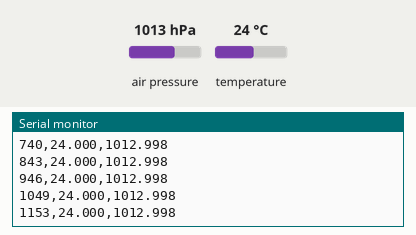
Simulated run of this sketch. Board: Arduino Uno, built with avr-gcc and run on an emulated ATmega328P. Shown: the last lines printed to the serial monitor. Wiring (inferred from the names in the program): BME280 sensor at I2C address 0x76. The test bench sets the inputs (shaded band); at power-on: air pressure 1013 hPa, temperature 24 °C.

Above: at 1.2 s.
1.3 s: air pressure set to 952 hPa
At 1.36 s:
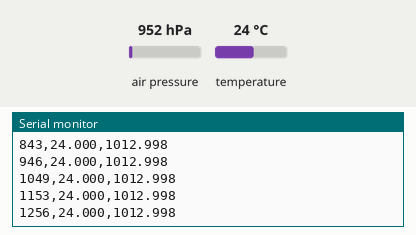
2.8 s: temperature set to 12 °C
At 2.81 s:
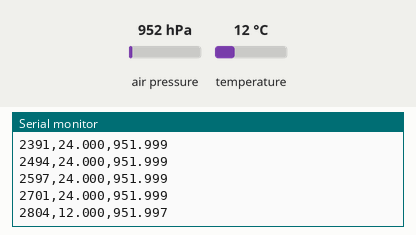
5.8 s: air pressure set to 975 hPa
At 5.8 s:
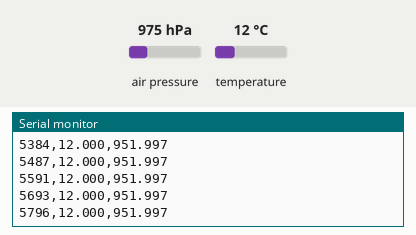
Timing chart, 0 to 8.8 s (numbered marks = the images above; inputs shaded):
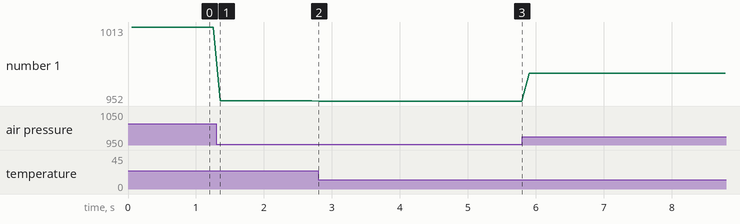

The sketch:

ph16-altitude-pressure.ino
```cpp
// @pin A4=A4
// @pin A5=A5
#include <Wire.h>
// 고도 변화와 기압
// @baud 9600
// @tunable samplingIntervalMs
unsigned long samplingIntervalMs = 100;

const byte BME=0x76;
uint16_t digT1,digP1;
int16_t digT2,digT3,digP2,digP3,digP4,digP5,digP6,digP7,digP8,digP9;
byte digH1,digH3;
int16_t digH2,digH4,digH5;
int8_t digH6;
int32_t tFine;
byte bmeRead8(byte reg) {
  Wire.beginTransmission(BME);
  Wire.write(reg);
  Wire.endTransmission(false);
  Wire.requestFrom(BME,(byte)1);
  return Wire.read();
}
uint16_t bmeRead16LE(byte reg) {
  uint16_t lo=bmeRead8(reg),hi=bmeRead8(reg+1);
  return lo|(hi<<8);
}
int16_t bmeReadS16LE(byte reg) {
  return (int16_t)bmeRead16LE(reg);
}
uint32_t bmeRead20(byte reg) {
  Wire.beginTransmission(BME);
  Wire.write(reg);
  Wire.endTransmission(false);
  Wire.requestFrom(BME,(byte)3);
  byte msb=Wire.read();
  byte lsb=Wire.read();
  byte xlsb=Wire.read();
  return ((uint32_t)msb<<12)|((uint16_t)lsb<<4)|(xlsb>>4);
}
void bmeWrite8(byte reg,byte value) {
  Wire.beginTransmission(BME);
  Wire.write(reg);
  Wire.write(value);
  Wire.endTransmission();
}
bool bmeBegin() {
  if(bmeRead8(0xD0)!=0x60)return false;
  digT1=bmeRead16LE(0x88);
  digT2=bmeReadS16LE(0x8A);
  digT3=bmeReadS16LE(0x8C);
  digP1=bmeRead16LE(0x8E);
  digP2=bmeReadS16LE(0x90);
  digP3=bmeReadS16LE(0x92);
  digP4=bmeReadS16LE(0x94);
  digP5=bmeReadS16LE(0x96);
  digP6=bmeReadS16LE(0x98);
  digP7=bmeReadS16LE(0x9A);
  digP8=bmeReadS16LE(0x9C);
  digP9=bmeReadS16LE(0x9E);
  digH1=bmeRead8(0xA1);
  digH2=bmeReadS16LE(0xE1);
  digH3=bmeRead8(0xE3);
  byte e4=bmeRead8(0xE4),e5=bmeRead8(0xE5),e6=bmeRead8(0xE6);
  digH4=((int16_t)(int8_t)e4<<4)|(e5&15);
  digH5=((int16_t)(int8_t)e6<<4)|(e5>>4);
  digH6=(int8_t)bmeRead8(0xE7);
  bmeWrite8(0xF2,1);
  bmeWrite8(0xF4,0x27);
  bmeWrite8(0xF5,0xA0);
  return true;
}
float bmeTemperatureC() {
  int32_t adc=bmeRead20(0xFA);
  int32_t v1=((((adc>>3)-((int32_t)digT1<<1)))*digT2)>>11;
  int32_t v2=(((((adc>>4)-digT1)*((adc>>4)-digT1))>>12)*digT3)>>14;
  tFine=v1+v2;
  return ((tFine*5+128)>>8)/100.0;
}
float bmePressureHpa() {
  int64_t v1=(int64_t)tFine-128000,v2=v1*v1*digP6;
  v2+=((v1*digP5)<<17);
  v2+=((int64_t)digP4<<35);
  v1=((v1*v1*digP3)>>8)+((v1*digP2)<<12);
  v1=(((((int64_t)1<<47)+v1))*digP1)>>33;
  if(v1==0)return NAN;
  int64_t p=1048576-bmeRead20(0xF7);
  p=(((p<<31)-v2)*3125)/v1;
  v1=(digP9*(p>>13)*(p>>13))>>25;
  v2=(digP8*p)>>19;
  p=((p+v1+v2)>>8)+((int64_t)digP7<<4);
  return p/25600.0;
}
float bmeHumidity() {
  byte hMsb=bmeRead8(0xFD),hLsb=bmeRead8(0xFE);
  int32_t adc=((uint32_t)hMsb<<8)|hLsb;
  int32_t v=tFine-76800;
  v=(((((adc<<14)-((int32_t)digH4<<20)-((int32_t)digH5*v))+16384)>>15)*
  (((((((v*digH6)>>10)*(((v*digH3)>>11)+32768))>>10)+2097152)*digH2+8192)>>14));
  v-=(((((v>>15)*(v>>15))>>7)*digH1)>>4);
  v=constrain(v,0,419430400);
  return (v>>12)/1024.0;
}
void setup() {
  Serial.begin(9600);
  Wire.begin();
  if(!bmeBegin())Serial.println("# BME280_ERROR");
  Serial.println("time_ms,temperature_c,pressure_hpa");
}
void loop() {
  float t=bmeTemperatureC(),p=bmePressureHpa();
  Serial.print(millis());
  Serial.print(',');
  Serial.print(t,3);
  Serial.print(',');
  Serial.println(p,3);
  delay(samplingIntervalMs);
}
```

Measured:
- after the input at 2.8 s, the serial monitor: prints a new line at once (image 2)
- plotted number 1: 1013 → 952 after the input at 1.3 s, 952 → 952 after the input at 2.8 s
